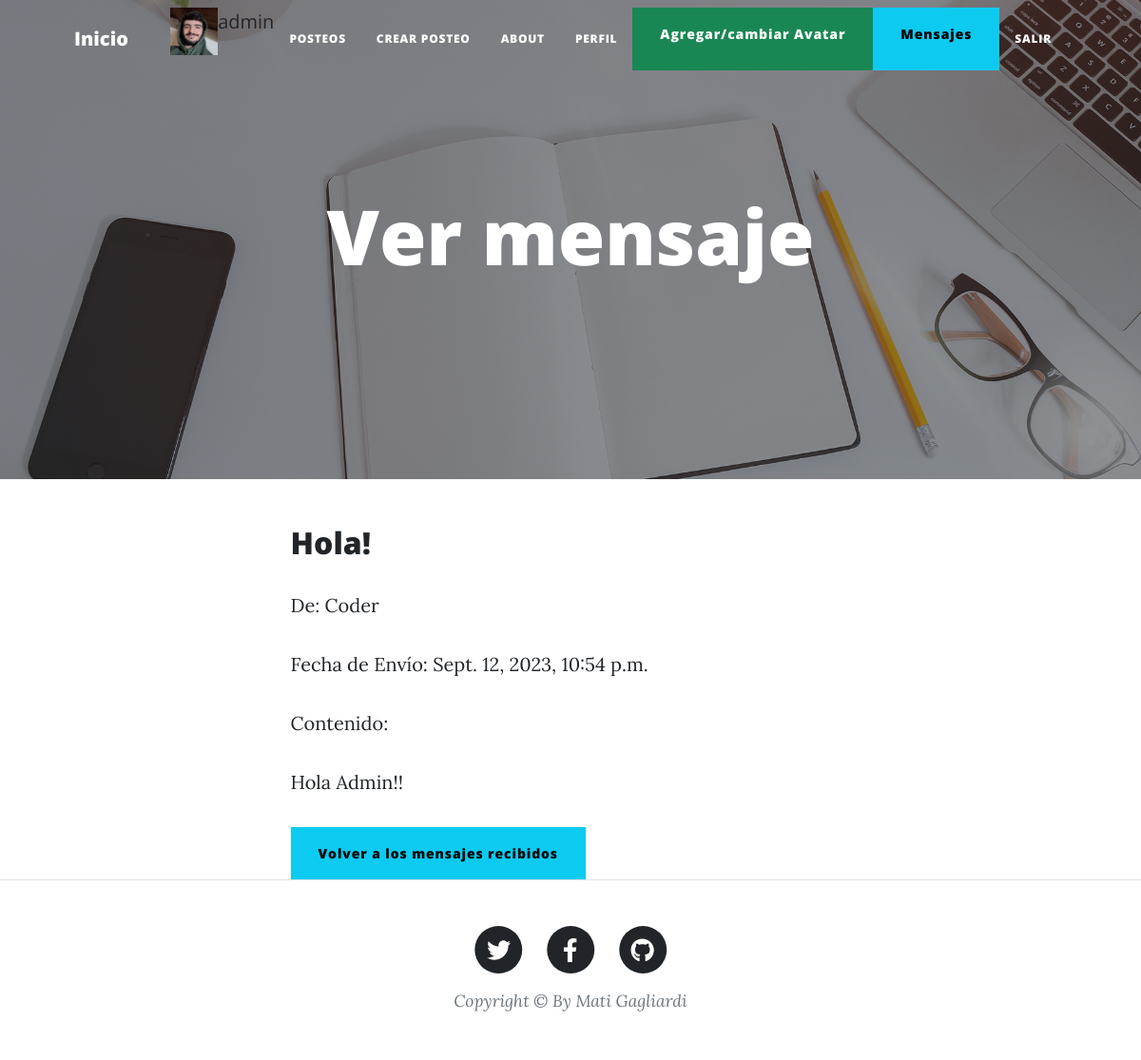
The page /mensaje/9/ (signed in) on the database its author committed.
### Mensajes/models.py (models this page shows, shortened)
class Mensaje(models.Model):
    remitente = models.ForeignKey('auth.User', on_delete=models.CASCADE, related_name='mensajes_enviados')
    destinatario = models.ForeignKey('auth.User', on_delete=models.CASCADE, related_name='mensajes_recibidos')
    asunto = models.CharField(max_length=200)
    contenido = models.TextField()
    fecha_envio = models.DateTimeField(auto_now_add=True)

### Mensajes/views.py (the view)
# urls.py: path('mensaje/<int:mensaje_id>/', views.ver_mensaje, name='ver_mensaje'),
@login_required
def ver_mensaje(request, mensaje_id):
    mensaje = get_object_or_404(Mensaje, pk=mensaje_id)
    return render(request, 'ver_mensaje.html', {'mensaje': mensaje, 'avatar':ObtenerAvatar(request)})

### Mensajes/views.py (called while the page is built)
def ObtenerAvatar(request):
    avatares=Avatar.objects.filter(user=request.user.id)
    if len(avatares) != 0:
        return avatares[0].imagen.url
    else:
        return "/media/avatares/avatar_por_defecto.jpg"

### Login/templates/ver_mensaje.html
{% extends 'padre.html' %}
{% load static %}
{% block header %}
<h1>Ver mensaje</h1>
{% endblock %}
{% block contenido_que_cambia %}
<h2>{{ mensaje.asunto }}</h2>
  <p>De: {{ mensaje.remitente }}</p>
  <p>Fecha de Envío: {{ mensaje.fecha_envio }}</p>
  <p>Contenido:</p>
  <p>{{ mensaje.contenido }}</p>
  <a class="btn btn-info" href="{% url 'mensajes_recibidos' %}">Volver a los mensajes recibidos</a>
{% endblock %}

### Login/templates/padre.html (shortened to what this page needs)
<!DOCTYPE html>
<html lang="en">
    <head>
        {% load static %}
        <link href="{% static 'css/styles.css' %}" rel="stylesheet" />
    </head>
    <body>
        <nav class="navbar navbar-expand-lg navbar-light" id="mainNav">
            <div class="container px-4 px-lg-5">
                <a class="navbar-brand" href="{% url 'inicio' %}">Inicio</a>
                <div class="collapse navbar-collapse" id="navbarResponsive">
                    <ul class="navbar-nav ms-auto py-4 py-lg-0">
                        {% if user.is_authenticated %}
                        <img src="{{avatar}}" style="width: 50px;height: 50px;">
                        <li class="nav-item">{{user.username}}</li>
                        <li class="nav-item"><a class="nav-link px-lg-3 py-3 py-lg-4" href="{% url 'posteos' %}">Posteos</a></li>
                        <li class="nav-item"><a class="nav-link px-lg-3 py-3 py-lg-4" href="{% url 'crear_posteo' %}">Crear Posteo</a></li>
                        <li class="nav-item"><a class="nav-link px-lg-3 py-3 py-lg-4" href="{% url 'about' %}">About</a></li>
                        <li class="nav-item"><a class="nav-link px-lg-3 py-3 py-lg-4" href="{% url 'EditarPerfil' %}">Perfil</a></li>
                        <a class="btn btn-success" href="{% url 'agregarAvatar' %}">Agregar/cambiar Avatar</a>
                        <a class="btn btn-info" href="{% url 'mensajes_recibidos' %}">Mensajes</a>
                        <li class="nav-item"><a class="nav-link px-lg-3 py-3 py-lg-4" href="{% url 'Logout' %}">Salir</a></li>
                        {% endif %}
                    </ul>
                </div>
            </div>
        </nav>
        <header class="masthead" style="background-image: url('img/home-bg.jpg')">
            <div class="container position-relative px-4 px-lg-5">
                <div class="row gx-4 gx-lg-5 justify-content-center">
                    <div class="col-md-10 col-lg-8 col-xl-7">
                        <div class="site-heading">
                            {% block header %}
                            {% endblock %}
                        </div>
                    </div>
                </div>
            </div>
        </header>
        <div class="container px-4 px-lg-5">
            <div class="row gx-4 gx-lg-5 justify-content-center">
                <div class="col-md-10 col-lg-8 col-xl-7">
                    {% block contenido_que_cambia %}
                    {% endblock %}
                </div>
            </div>
        </div>
        <footer class="border-top">
            <div class="container px-4 px-lg-5">
                <div class="row gx-4 gx-lg-5 justify-content-center">
                    <div class="col-md-10 col-lg-8 col-xl-7">
                        <ul class="list-inline text-center">
                            <li class="list-inline-item">
                                <a href="https://twitter.com/MatiiGagliardi">
                                    <span class="fa-stack fa-lg">
                                        <i class="fas fa-circle fa-stack-2x"></i>
                                        <i class="fab fa-twitter fa-stack-1x fa-inverse"></i>
                                    </span>
                                </a>
                            </li>
                            <li class="list-inline-item">
                                <a href="https://www.facebook.com/MatiiGagliardi/">
                                    <span class="fa-stack fa-lg">
                                        <i class="fas fa-circle fa-stack-2x"></i>
                                        <i class="fab fa-facebook-f fa-stack-1x fa-inverse"></i>
                                    </span>
                                </a>
                            </li>
                            <li class="list-inline-item">
                                <a href="https://github.com/Matii22rc">
                                    <span class="fa-stack fa-lg">
                                        <i class="fas fa-circle fa-stack-2x"></i>
                                        <i class="fab fa-github fa-stack-1x fa-inverse"></i>
                                    </span>
                                </a>
                            </li>
                        </ul>
                        <div class="small text-center text-muted fst-italic">Copyright &copy; By Mati Gagliardi</div>
                    </div>
                </div>
            </div>
        </footer>
    </body>
</html>

### rows shown on the page
Mensaje: asunto "Hola!", remitente "Coder", fecha_envio "Sept. 12, 2023, 10:54 p.m.", contenido "Hola Admin!!"

### other values the page prints
{{ user.username }} "admin"
